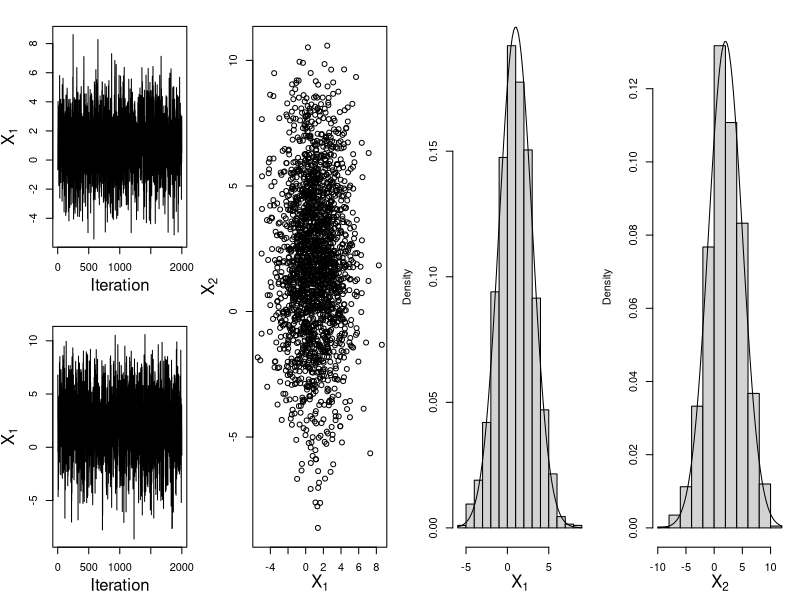
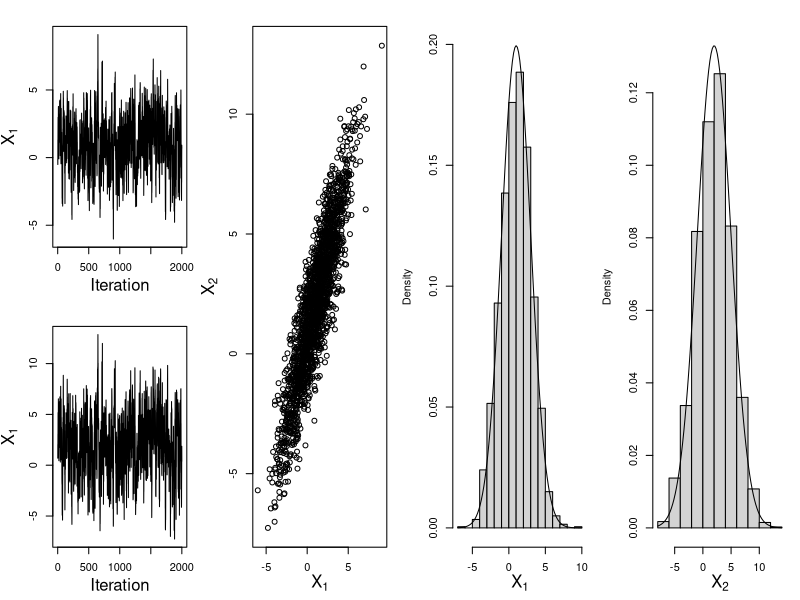

Here is the R script that generated these plots, in order:
gibbs = function(n, mu1, mu2, s1, s2, rho, x0){
  
  x1_0 = x0[1];
  x2_0 = x0[2];

  out = NULL;
  
  for(i in 1:n){
  
    x1_0 = rnorm(1, mean = mu1 + rho * s1 * (x2_0 - mu2) / s2, 
               sd = sqrt((1-rho^2) * s1^2));
  
    x2_0 = rnorm(1, mean = mu2 + rho * s2 * (x1_0 - mu1) / s1, 
               sd = sqrt((1-rho^2) * s2^2));
    
    out = rbind(out, c(x1_0, x2_0));
  
  }
  
  return(out);
  
}  
# Specifications
n     = 2000; # sample size
mu    = c(1,2);
rho   = 0.0;
s1    = 2;
s2    = 3;

##############
### case 1 ###
##############

set.seed(1)
R1 = gibbs(n = 2000, mu1 = mu[1], mu2 = mu[2], s1 = s1, s2 = s2, 
           rho = rho, x0  = c(1,1));

pdf("lab2_case1_gibbs.pdf", width = 14, height = 3.5)
layout(matrix(c(1,3,4,5,2,3,4,5), 2, 4, byrow = TRUE))
par(mar= c(4,4,2,1))
plot(R1[,1], type = "l", xlab = "", ylab = "");
mtext("Iteration", side = 1, line = 2.5);
mtext(expression(X[1]), side = 2, line = 2.5);

plot(R1[,2], type = "l", xlab = "", ylab = "");
mtext("Iteration", side = 1, line = 2.5);
mtext(expression(X[1]), side = 2, line = 2.5);

plot(R1[,1], R1[,2], main = "", xlab = "", ylab = "");
mtext(expression(X[1]), side = 1, line = 2.5);
mtext(expression(X[2]), side = 2, line = 2.5);

hist(R1[,1], freq = FALSE, xlab ="", main = ""); curve(dnorm(x, mean=mu[1], sd =s1), add = TRUE);
mtext(expression(X[1]), side = 1, line = 2.5);

hist(R1[,2], freq = FALSE, xlab = "", main = ""); curve(dnorm(x, mean=mu[2], sd =s2), add = TRUE)
mtext(expression(X[2]), side = 1, line = 2.5);
dev.off()

coda::effectiveSize(R1[,1])
coda::effectiveSize(R1[,2])

##############
### case 2 ###
##############

set.seed(1)
R2 = gibbs(n = 2000, mu1 = mu[1], mu2 = mu[2], s1 = s1, s2 = s2, 
           rho = 0.9, x0  = c(1,1));

pdf("lab2_case2_gibbs.pdf", width = 14, height = 3.5)
layout(matrix(c(1,3,4,5,2,3,4,5), 2, 4, byrow = TRUE))
par(mar= c(4,4,2,1))
plot(R2[,1], type = "l", xlab = "", ylab = "");
mtext("Iteration", side = 1, line = 2.5);
mtext(expression(X[1]), side = 2, line = 2.5);

plot(R2[,2], type = "l", xlab = "", ylab = "");
mtext("Iteration", side = 1, line = 2.5);
mtext(expression(X[1]), side = 2, line = 2.5);

plot(R2[,1], R2[,2], main = "", xlab = "", ylab = "");
mtext(expression(X[1]), side = 1, line = 2.5);
mtext(expression(X[2]), side = 2, line = 2.5);

hist(R2[,1], freq = FALSE, xlab ="", main = "", ylim=c(0,dnorm(mu[1],mu[1],s1))); 
curve(dnorm(x, mean=mu[1], sd =s1), add = TRUE);
mtext(expression(X[1]), side = 1, line = 2.5);

hist(R2[,2], freq = FALSE, xlab = "", main = "", ylim=c(0,dnorm(mu[2],mu[2],s2))); 
curve(dnorm(x, mean=mu[2], sd =s2), add = TRUE)
mtext(expression(X[2]), side = 1, line = 2.5);
dev.off()

coda::effectiveSize(R2[,1])
coda::effectiveSize(R2[,2])

